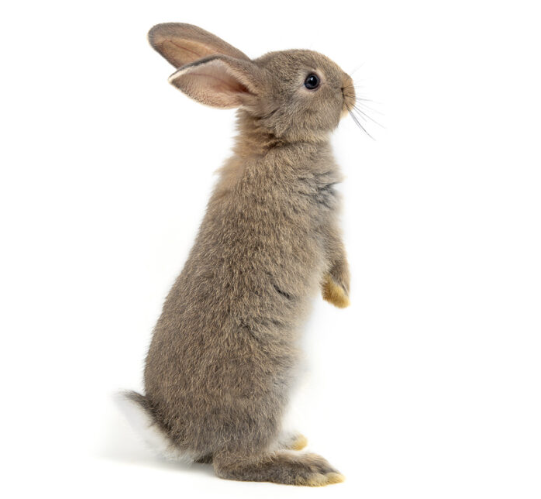
#> input picture 4 Animation Perspective Rotation Scalling and Shifting mini prjects/animation/1.png, 541 x 499 px
$ python rabbit_animation.py
#> lines starting #> are read from the running program, lines starting #| are printed output that depends on the picture
# importing the libraries
import cv2
import numpy as np

# reading the img and setting the rows and cols
img = cv2.imread('1.png')
#> img is the input picture: shape (499, 541, 3); mean B, G, R 218.3, 223.2, 227.6
rows, cols, ch = img.shape
#> rows = 499; cols = 541; ch = 3

# creating a video with 18 frame in 9 seconds
for x in range(18):
    angle = x * 20
    matrix_rotated = cv2.getRotationMatrix2D((cols/2, rows/2), angle, 0.6)
    rotated_img = cv2.warpAffine(img, matrix_rotated, (cols, rows))

    cv2.imshow("Rotated image",rotated_img)
    cv2.waitKey(400)
    cv2.destroyAllWindows()
#> this loop made 18 passes
#> pass 1, `rotated_img = cv2.warpAffine(img, matrix_rotated, (cols, rows))`:
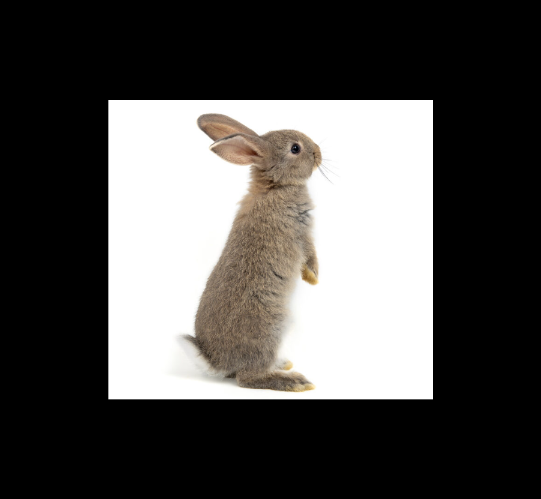
#> rotated_img: shape (499, 541, 3); mean B, G, R 78.6, 80.3, 81.9
#> pass 2, `rotated_img = cv2.warpAffine(img, matrix_rotated, (cols, rows))`:
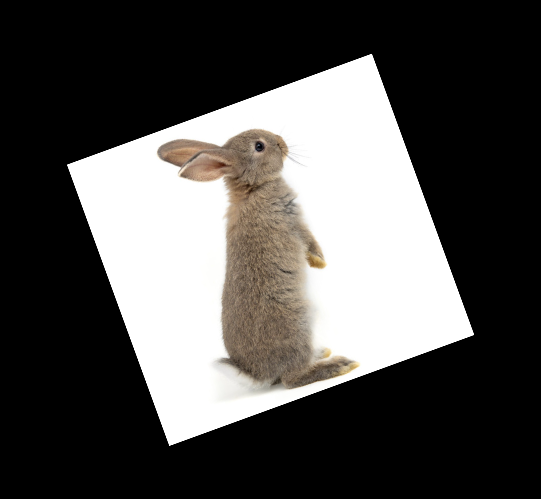
#> rotated_img: shape (499, 541, 3); mean B, G, R 78.6, 80.3, 81.9
#> pass 3, `rotated_img = cv2.warpAffine(img, matrix_rotated, (cols, rows))`:
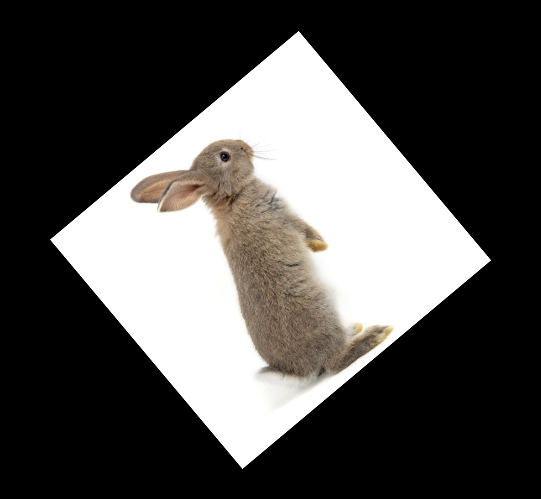
#> rotated_img: shape (499, 541, 3); mean B, G, R 78.6, 80.3, 81.9

for x in range(20):
    xOffset = 50 + x*20
    yOffset = 25 + x*10

    # define the transformation matrix m
    M = np.float32([[1,0,xOffset],[0,1,yOffset]])

    # preform the image Translation and return the results
    dst = cv2.warpAffine(rotated_img ,M,(rotated_img.shape[1], rotated_img.shape[0]))

    cv2.imshow("shifted image",dst)
    cv2.waitKey(500)
    cv2.destroyAllWindows()
#> this loop made 20 passes
#> pass 1, `dst = cv2.warpAffine(rotated_img ,M,(rotated_img.shape[1], rotated_img..`:
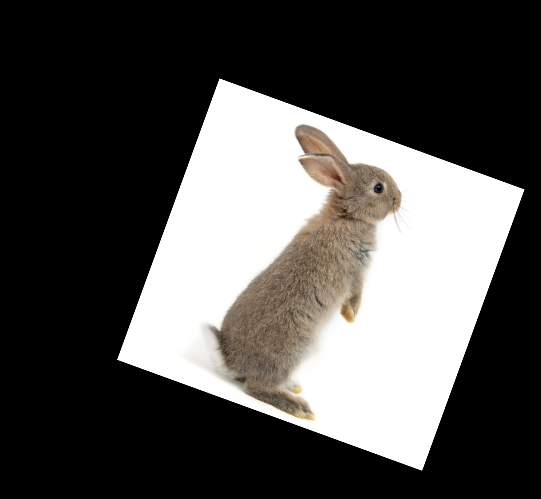
#> dst: shape (499, 541, 3); mean of channels 0, 1, 2 78.6, 80.3, 81.9; drawn as B, G, R
#> pass 2, `dst = cv2.warpAffine(rotated_img ,M,(rotated_img.shape[1], rotated_img..`:
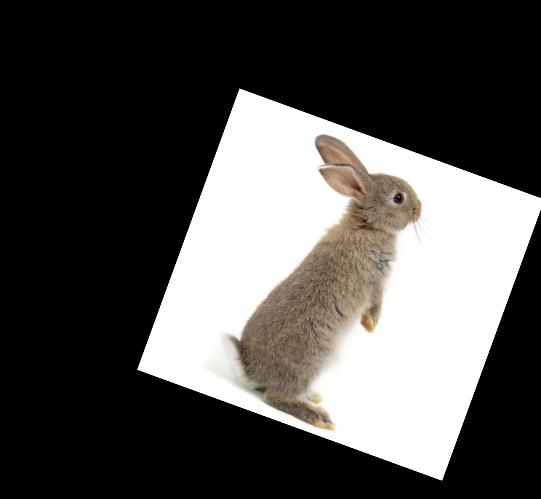
#> dst: shape (499, 541, 3); mean of channels 0, 1, 2 78.6, 80.3, 81.9; drawn as B, G, R
#> pass 3, `dst = cv2.warpAffine(rotated_img ,M,(rotated_img.shape[1], rotated_img..`:
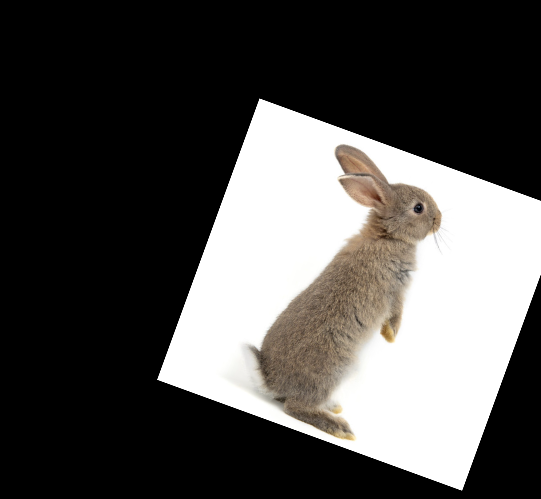
#> dst: shape (499, 541, 3); mean of channels 0, 1, 2 77.8, 79.5, 81.1; drawn as B, G, R
#> after the loop:
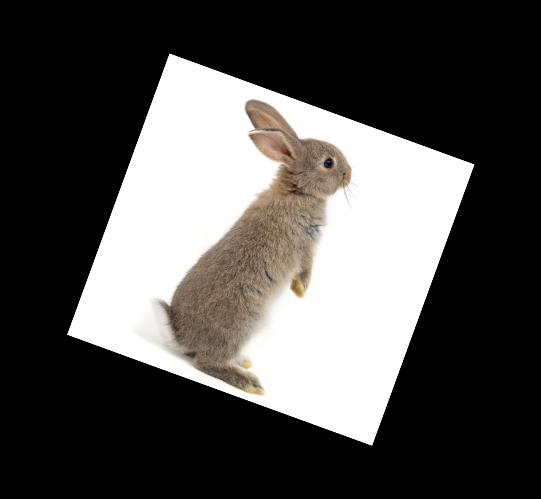
#> rotated_img: shape (499, 541, 3); mean B, G, R 78.6, 80.3, 81.9


# cv2.imwrite('rotated_rabbit.jpg', rotated_img)
